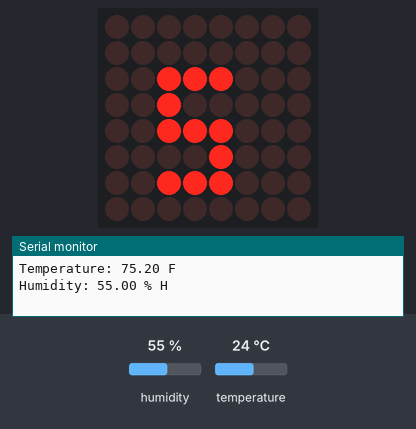
The sketch below on a simulated Arduino Uno, built with avr-gcc and run on an emulated ATmega328P. Parts: 8×8 LED matrix, the last lines printed to the serial monitor. Inputs (shaded band) come from the test bench; at power-on: humidity 55 %, temperature 24 °C.

Above: at 4.3 s.
4.4 s: humidity set to 40 %
At 11.9 s:
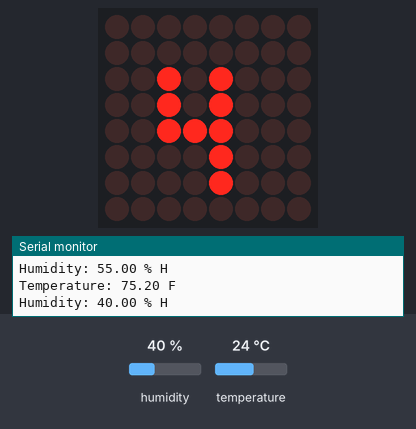
13.0 s: temperature set to 28 °C
At 14.5 s:
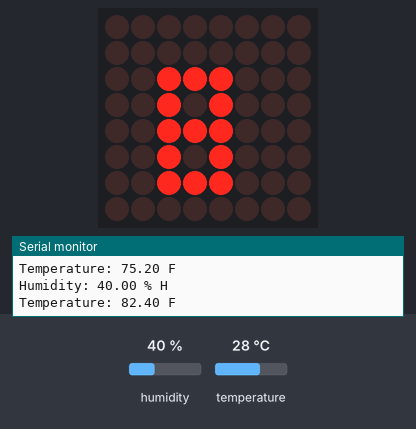
21.6 s: temperature set to 33 °C
At 26.6 s:
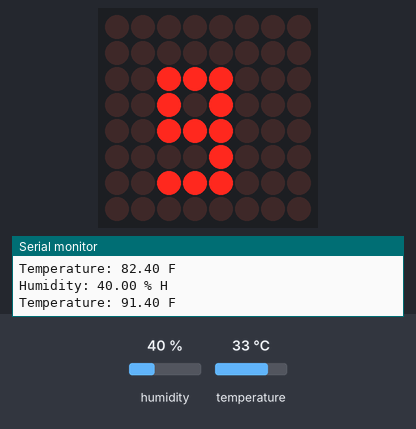
29.7 s: humidity set to 68 %
At 37.1 s:
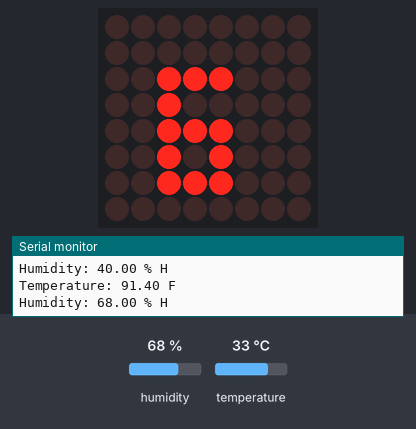
37.8 s: temperature set to 12 °C
At 41.6 s:
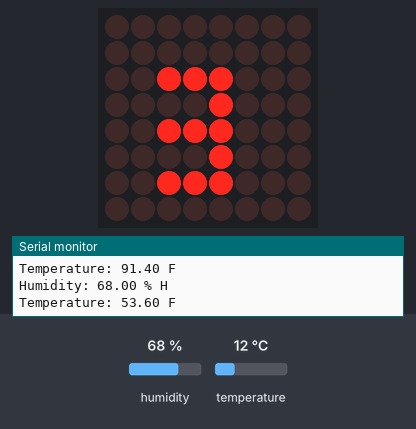
Timing chart, 0 to 43.1 s (numbered marks = the images above; inputs shaded):
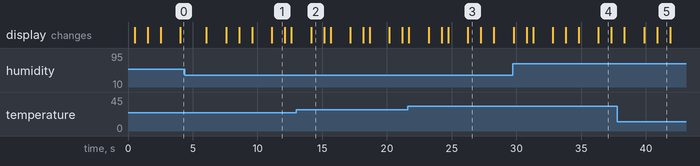

The sketch:

Final.ino
```cpp
#include "LedControl.h"
#include <DHT11.h>
LedControl lc=LedControl(12,10,11,1);
DHT11 dht11(2);

int t = 1000;

void setup() {
  Serial.begin(9600);
  lc.shutdown(0,false);
  lc.setIntensity(0,8);
  lc.clearDisplay(0);
}

float C, F;
void measuretemp(){
  C = dht11.readTemperature();
  F = C*9/5+32;
  Serial.print("Temperature: ");
  Serial.print(F);
  Serial.println(" F");
}

float H;
void measurehum(){
  H = dht11.readHumidity();
  Serial.print("Humidity: ");
  Serial.print(H);
  Serial.println(" % H");
}

void num0() {
  lc.clearDisplay(0);
  lc.setRow(0,2,B00111000);
  lc.setRow(0,3,B00101000);
  lc.setRow(0,4,B00101000);
  lc.setRow(0,5,B00101000);
  lc.setRow(0,6,B00111000);
  delay(500);
}

void num1() {
  lc.clearDisplay(0);
  lc.setRow(0,2,B00001000);
  lc.setRow(0,3,B00001000);
  lc.setRow(0,4,B00001000);
  lc.setRow(0,5,B00001000);
  lc.setRow(0,6,B00001000);
  delay(t);
}

void num2() {
  lc.clearDisplay(0);
  lc.setRow(0,2,B00111000);
  lc.setRow(0,3,B00001000);
  lc.setRow(0,4,B00111000);
  lc.setRow(0,5,B00100000);
  lc.setRow(0,6,B00111000);
  delay(500);
}

void num3() {
  lc.clearDisplay(0);
  lc.setRow(0,2,B00111000);
  lc.setRow(0,3,B00001000);
  lc.setRow(0,4,B00111000);
  lc.setRow(0,5,B00001000);
  lc.setRow(0,6,B00111000);
  delay(t);
}

void num4() {
  lc.clearDisplay(0);
  lc.setRow(0,2,B00101000);
  lc.setRow(0,3,B00101000);
  lc.setRow(0,4,B00111000);
  lc.setRow(0,5,B00001000);
  lc.setRow(0,6,B00001000);
  delay(t);
}

void num5() {
  lc.clearDisplay(0);
  lc.setRow(0,2,B00111000);
  lc.setRow(0,3,B00100000);
  lc.setRow(0,4,B00111000);
  lc.setRow(0,5,B00001000);
  lc.setRow(0,6,B00111000);
  delay(t);
}

void num6() {
  lc.clearDisplay(0);
  lc.setRow(0,2,B00111000);
  lc.setRow(0,3,B00100000);
  lc.setRow(0,4,B00111000);
  lc.setRow(0,5,B00101000);
  lc.setRow(0,6,B00111000);
  delay(t);
}

void num7() {
  lc.clearDisplay(0);
  lc.setRow(0,2,B00111000);
  lc.setRow(0,3,B00001000);
  lc.setRow(0,4,B00001000);
  lc.setRow(0,5,B00001000);
  lc.setRow(0,6,B00001000);
  delay(t);
}

void num8() {
  lc.clearDisplay(0);
  lc.setRow(0,2,B00111000);
  lc.setRow(0,3,B00101000);
  lc.setRow(0,4,B00111000);
  lc.setRow(0,5,B00101000);
  lc.setRow(0,6,B00111000);
  delay(t);
}

void num9() {
  lc.clearDisplay(0);
  lc.setRow(0,2,B00111000);
  lc.setRow(0,3,B00101000);
  lc.setRow(0,4,B00111000);
  lc.setRow(0,5,B00001000);
  lc.setRow(0,6,B00111000);
  delay(t);
}

void letF() {
  lc.clearDisplay(0);
  lc.setRow(0,2,B10111000);
  lc.setRow(0,3,B00100000);
  lc.setRow(0,4,B00111000);
  lc.setRow(0,5,B00100000);
  lc.setRow(0,6,B00100000);
  delay(t);
}

void letH() {
  lc.clearDisplay(0);
  lc.setRow(0,2,B01000100);
  lc.setRow(0,3,B00001000);
  lc.setRow(0,4,B00010000);
  lc.setRow(0,5,B00100000);
  lc.setRow(0,6,B01000100);
  delay(t);
}

void printnum(int num){
  switch(num){
    case 0: num0(); break;
    case 1: num1(); break;
    case 2: num2(); break;
    case 3: num3(); break;
    case 4: num4(); break;
    case 5: num5(); break;
    case 6: num6(); break;
    case 7: num7(); break;
    case 8: num8(); break;
    case 9: num9(); break;
    default: Serial.println(" other button   ");
  }
}

void loop() {
measuretemp();
int num1, num2;
num1 = F/10;
num2 = F-num1*10;
printnum(num1);
printnum(num2);
letF();
measurehum();
num1 = H/10;
num2 = H-num1*10;
printnum(num1);
printnum(num2);
letH();
}
```

Measured:
- after the input at 4.4 s, the display: first differs from a run without the input after 6.7 s (image 1)
- after the input at 13.0 s, the display: changes after 1.1 s (image 2)
- after the input at 21.6 s, the display: first differs from a run without the input after 4.7 s (image 3)
- after the input at 29.7 s, the display: first differs from a run without the input after 6.6 s (image 4)
- after the input at 37.8 s, the display: first differs from a run without the input after 2.1 s (image 5 shows a later state)
- what the display in image 1 shows lasts 1.0 s, from 11.1 s to 12.1 s
